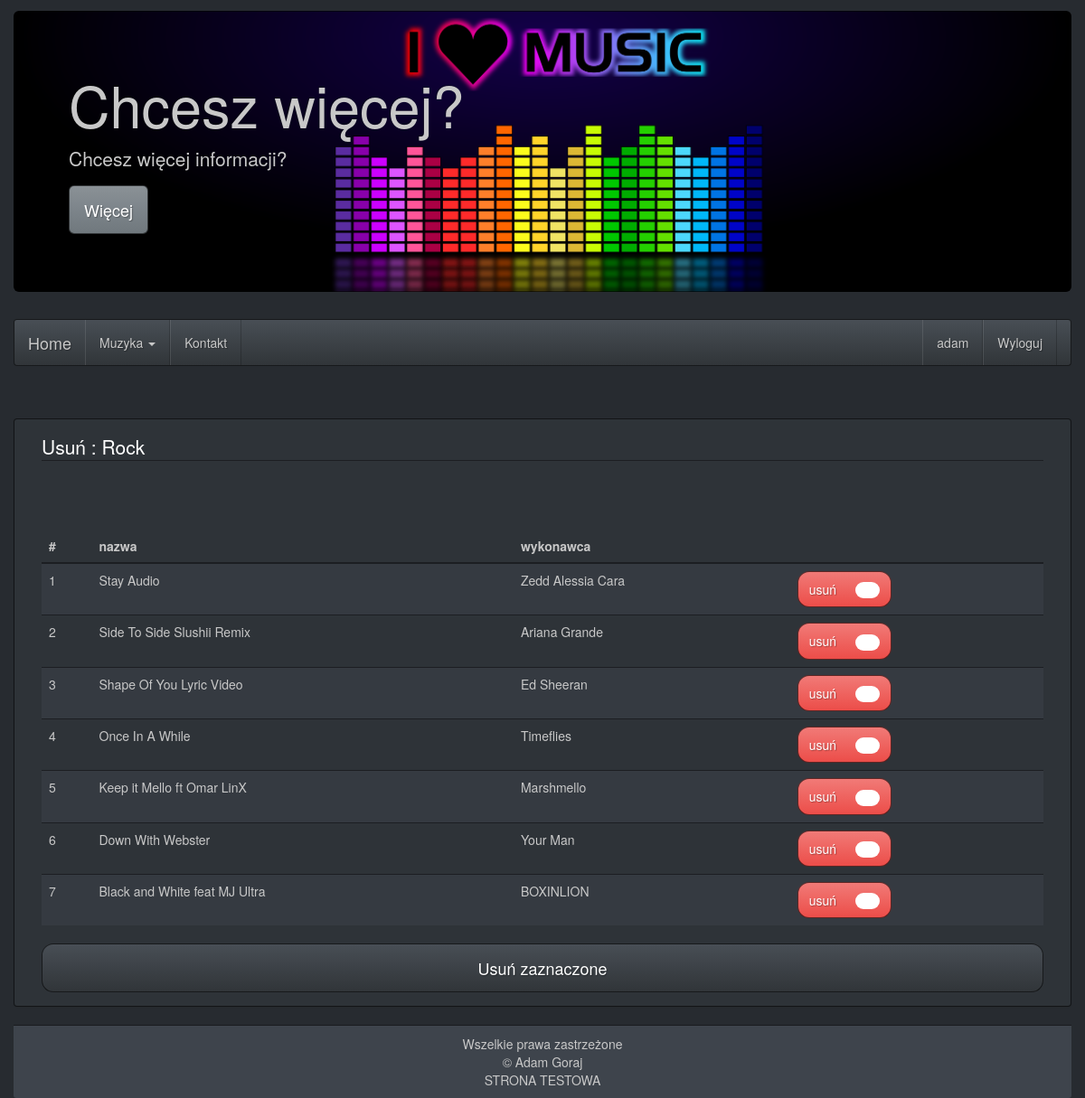
The page /?p=usunutwor&id=1 (signed in) on the database its author committed.
### tables this page shows
CREATE TABLE IF NOT EXISTS `playlist` (
  `id` int(7) NOT NULL AUTO_INCREMENT,
  `name` text NOT NULL,
  `image` longblob NOT NULL,
  `id_user` int(7) NOT NULL,
  PRIMARY KEY (`id`),
  KEY `id_user` (`id_user`)
);

CREATE TABLE IF NOT EXISTS `track` (
  `id` int(7) NOT NULL AUTO_INCREMENT,
  `id_playlist` int(7) NOT NULL,
  `id_music` int(7) NOT NULL,
  `reg` timestamp NOT NULL DEFAULT CURRENT_TIMESTAMP,
  PRIMARY KEY (`id`),
  KEY `id_playlist` (`id_playlist`),
  KEY `id_music` (`id_music`)
);

CREATE TABLE IF NOT EXISTS `music` (
  `id` int(7) NOT NULL AUTO_INCREMENT,
  `name` text NOT NULL,
  `author` text NOT NULL,
  `url` text NOT NULL,
  PRIMARY KEY (`id`)
);

### session_start.php (called while the page is built, shortened)
<?php
function session_check() {
    if(isset($_SESSION['login']))
        return true;
    else
        return false;
}

### model/Track.php (called while the page is built, shortened)
<?php
class Track {
	public static function getTracksPlaylist($dbConnect,$idPlaylist) {
		$db = $dbConnect;
		$db->connect();
		$sql = "SELECT track.id AS uid, id_playlist,id_music,name,author
			FROM track
			RIGHT OUTER JOIN music ON track.id_music=music.id
			WHERE id_playlist =$idPlaylist;";
		$result = $db->doQuery($sql);
		return $result;
	}
}

### model/Playlist.php (called while the page is built, shortened)
<?php
class Playlist {
	public static function getPlaylist($dbConnect,$id) {
		$db = $dbConnect;
		$db->connect();
		$sql = "SELECT *
            FROM playlist
            WHERE id=".$id."
            AND id_user =".$_SESSION['id'].";";
		$result = $db->doQuery($sql);
		return $result;
	}
}

### database/DatabaseConnect.php (called while the page is built, shortened)
<?php
class DatabaseConnect {
	private $user='u960822207_niko';
	private $password='elo123';
	private $host='mysql.hostinger.pl';
	private $base='u960822207_audio';
	private $connection;
	public function getConnection() {
		return $this->connection;
	}
	public function doQuery($sql) {
		return $this->connection->query($sql);
	}
	public function connect() {
		try {
			$this->connection= new mysqli($this->host,$this->user,$this->password,$this->base);
		} catch (Exception $e) {
		}
	}
}

### views/usun_utwor.php (the view, shortened to what this page needs)
<?php
include_once 'model/Track.php';
include_once 'model/Playlist.php';
if(isset($_GET['id'])) {
    $playlist = Playlist::getPlaylist($dbConnection, $_GET['id']);
    $result = $playlist->fetch_array(MYSQLI_ASSOC);
    $tracks = Track::getTracksPlaylist($dbConnection,$result['id']);
    echo '
<div class="container panel panel-default" style="margin-top: 5%">
    <div class="panel-body">
        <form class="form-horizontal" action="" method="post">
            <fieldset>
                <legend>Usuń : ' . $result['name'] . ' </legend>
                    <table class="table table-striped table-hover" style="margin-top: 5%">
                            <thead>
                            <tr>
                                <th>#</th>
                                <th>nazwa</th>
                                <th>wykonawca</th>
                                <th></th>
                            </tr>
                            </thead>
                            <tbody> ';
                            $i=1;
                            while($trackRes = $tracks->fetch_array(MYSQLI_ASSOC)) {
                                echo'
                                    <tr>
                                        <td>'.$i.'</td>
                                        <td>'.$trackRes['name'].'</td>
                                        <td>'.$trackRes['author'].'</td>
                                        <td>
                                            <label
                                                id="'.$trackRes['uid'].'label"
                                                for="'.$trackRes['uid'].'"
                                                class="btn btn-danger"
                                                style="border-radius: 13px">usuń
                                                    <input type="checkbox"
                                                        name="check_list[]"
                                                        id="'.$trackRes['uid'].'"
                                                        class="badgebox"
                                                        value="'.$trackRes['uid'].'">
                                                    <span class="badge">&check;</span>
                                            </label>
                                        </td>
                                     </tr>';
                                $i++;
                                }
                 echo '
                            </tbody>
                        </table>
                            <button type="submit"
                                class="btn btn-default btn-lg btn-block center-block"
                                style="border-radius: 13px">Usuń zaznaczone</button>
            </fieldset>
        </form>
    </div>
</div>';
}
?>

### index.php (shortened to what this page needs)
<?php
    include_once  'session_start.php';
    include_once 'database/DatabaseConnect.php';
    $auth = session_check();
    $dbConnection = new DatabaseConnect();
?>
<!DOCTYPE html>
<html lang="pl">
<head>
    <link rel="stylesheet" type="text/css" href="public/css/bootstrap.css">
    <link rel="stylesheet" type="text/css" href="public/css/style.css"/>
</head>
<body>
<div class="container">
    <div class="jumbotron" style="margin-top:1%">
        <h1>Chcesz więcej?</h1>
        <p>Chcesz więcej informacji?</p>
        <p><a class="btn btn-primary btn-lg">Więcej</a></p>
    </div>
<nav id="sticker"  class="navbar navbar-default ">
    <div class="container-fluid">
        <div class="navbar-header">
            <a class="navbar-brand" href="?p=homepage#sticker">
                Home
            </a>
        </div>
        <div class="collapse navbar-collapse" id="bs-example-navbar-collapse-1">
            <ul class="nav navbar-nav">
                <?php
                    if($auth==true) {
                        echo '
                <li class="dropdown">
                    <a href="#"
                        class="dropdown-toggle"
                        data-toggle="dropdown"
                        role="button"
                        aria-expanded="false">Muzyka
                        <span class="caret"></span>
                    </a>
                    <ul class="dropdown-menu" role="menu">
                        <li><a href="?p=dodajplaylista#sticker">Nowa Playlista</a></li>
                        <li><a href="?p=dodajutwor#sticker">Dodaj utwory</a></li>
                        <li class="divider"></li>
                        <li><a href="?p=edytujplaylista#sticker">Edytuj kategorie</a></li>
                        <li class="divider"></li>
                        <li><a href="?p=usunkategoria#sticker">Usuń kategorie</a></li>
                        <li><a href="?p=usunutwor#sticker">Usuń utwory</a></li>';
                        echo'
                    </ul>
                </li> ';}
                echo '
                <li><a href="?p=kontakt#sticker">Kontakt</a></li>
            </ul>
            <ul class="nav navbar-nav navbar-right">
            ';
                if($auth==true) {
                    echo'
                <li><a href="?p=profil#sticker">'.$_SESSION['login'].'</a></li>
                <li><a href="?p=wyloguj">Wyloguj</a></li>';
                }else
                    echo '
                 <li><a href="?p=logowanie">Zaloguj</a></li>
                 <li><a href="?p=rejestracja">Rejestruj</a></li>';
                ?>
            </ul>
        </div>
    </div>
</nav>
<?php
switch($_GET['p']){
    case 'usunutwor':
        include('views/usun_utwor.php');
        break;
}
?>
<div class="panel-footer text-center" style="min-height: 10vh">
    Wszelkie prawa zastrzeżone <br>
       &copy Adam Goraj <br>
	STRONA TESTOWA
</div>
</div>
</body>
</html>

### public/css/style.css (style rules this page uses)
body { padding: 0; margin: 0; }
.container { width: 100%; }
.jumbotron { background-image:url("../img/jambo.png"); background-size: cover; background-position: center; }
.badgebox + .badge { text-indent: -999999px; width: 27px; }

### rows shown on the page
playlist: name "Rock"
track: id_music.name "Stay Audio", id_music.author "Zedd Alessia Cara"
track: id_music.name "Side To Side Slushii Remix", id_music.author "Ariana Grande"
track: id_music.name "Shape Of You Lyric Video", id_music.author "Ed Sheeran"
track: id_music.name "Once In A While", id_music.author "Timeflies"
track: id_music.name "Keep it Mello ft Omar LinX", id_music.author "Marshmello"
track: id_music.name "Down With Webster", id_music.author "Your Man"
track: id_music.name "Black and White feat MJ Ultra", id_music.author "BOXINLION"

### other values the page prints
$_SESSION['login'] "adam"
